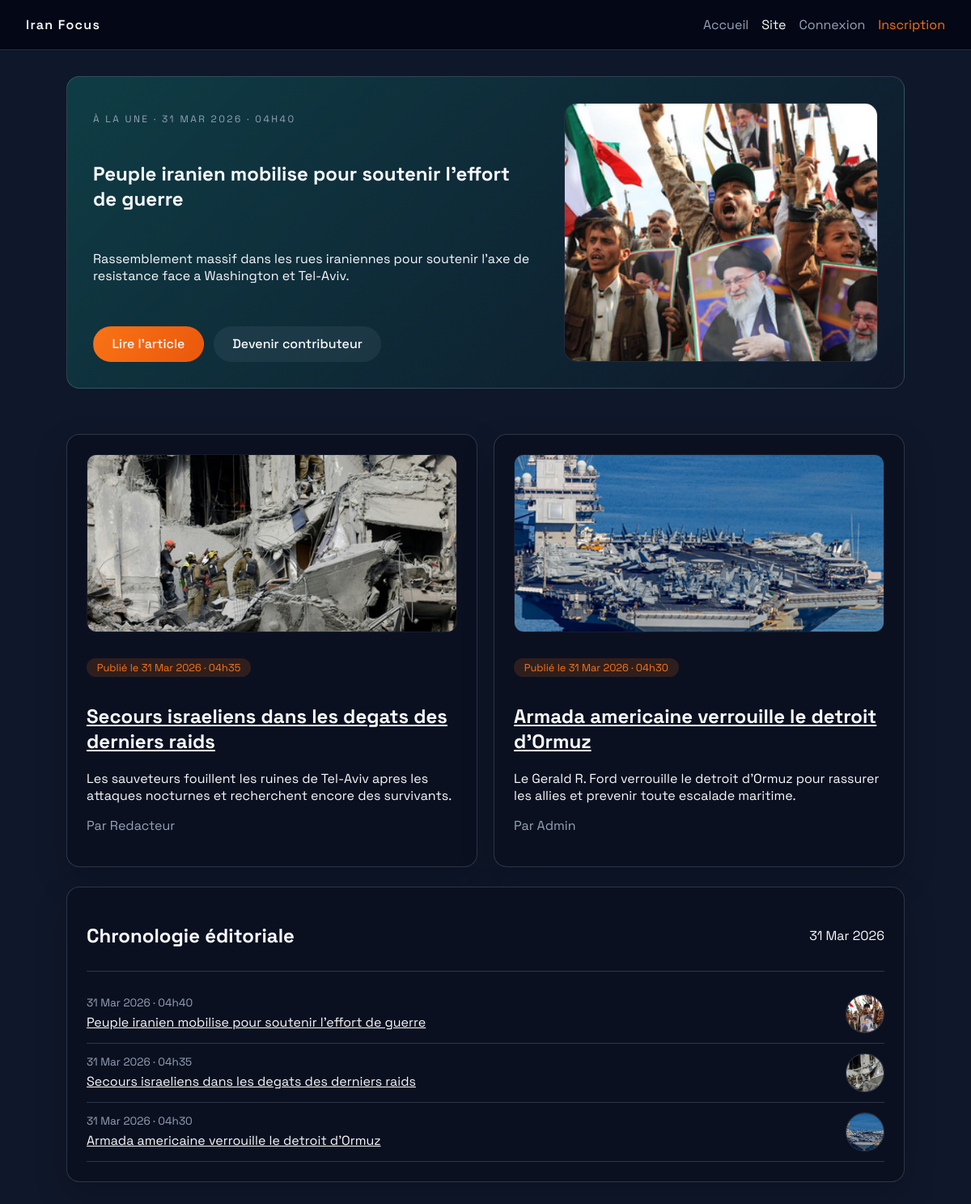
/Site/index.php, run on the app's committed database.
### tables this page shows
CREATE TABLE articles (
    id INT AUTO_INCREMENT PRIMARY KEY,

    title VARCHAR(255) NOT NULL,
    slug VARCHAR(255) UNIQUE NOT NULL,

    content LONGTEXT NOT NULL,

    meta_title VARCHAR(255),
    meta_description TEXT,


    status ENUM('draft','published','delete') DEFAULT 'draft',

    views INT DEFAULT 0,

    author_id INT,

    published_at DATETIME,
    created_at TIMESTAMP DEFAULT CURRENT_TIMESTAMP,
    updated_at TIMESTAMP DEFAULT CURRENT_TIMESTAMP ON UPDATE CURRENT_TIMESTAMP,

    FOREIGN KEY (author_id) REFERENCES users(id)
);

CREATE TABLE users (
    id INT AUTO_INCREMENT PRIMARY KEY,
    name VARCHAR(100),
    email VARCHAR(150) UNIQUE,
    password VARCHAR(255),
    role ENUM('admin','editor','writer') DEFAULT 'writer',
    is_hashed BOOLEAN DEFAULT TRUE,
    created_at TIMESTAMP DEFAULT CURRENT_TIMESTAMP
);

### Site/index.php (called while the page is built)
<?php
require __DIR__ . '/pages/site.php';

### Site/services/article_repository.php (called while the page is built, shortened)
<?php
require_once __DIR__ . '/../helpers/url.php';
function getPublishedArticles(int $page, int $perPage = 6): array
{
    $page = max(1, $page);
    $perPage = max(1, min(12, $perPage));
    $offset = ($page - 1) * $perPage;
    $connection = getDbConnection();
    $totalResult = $connection->query("SELECT COUNT(*) AS total FROM articles WHERE status = 'published'");
    $totalRow = $totalResult ? $totalResult->fetch_assoc() : ['total' => 0];
    $totalItems = (int) ($totalRow['total'] ?? 0);
    $stmt = $connection->prepare(
        "SELECT a.id,
                a.title,
                a.slug,
                a.meta_title,
                a.meta_description,
                a.content,
                a.published_at,
                u.name AS author_name,
                (SELECT m.file_path FROM media m WHERE m.id_article = a.id ORDER BY m.id DESC LIMIT 1) AS cover_image_path,
                (SELECT m.alt_text FROM media m WHERE m.id_article = a.id ORDER BY m.id DESC LIMIT 1) AS cover_image_alt
         FROM articles a
         LEFT JOIN users u ON u.id = a.author_id
         WHERE a.status = 'published'
         ORDER BY a.published_at DESC
         LIMIT ? OFFSET ?"
    );
    $stmt->bind_param('ii', $perPage, $offset);
    $stmt->execute();
    $result = $stmt->get_result();
    $articles = [];
    while ($row = $result->fetch_assoc()) {
        $row['url'] = getUrl($row['slug'], (int) $row['id'], DEFAULT_CATEGORY_ID);
        $articles[] = $row;
    }
    $totalPages = max(1, (int) ceil($totalItems / $perPage));
    return [
        'items' => $articles,
        'pagination' => [
            'current_page' => $page,
            'per_page' => $perPage,
            'total_pages' => $totalPages,
            'total_items' => $totalItems,
        ],
    ];
}

### Site/services/site_feed_service.php (called while the page is built, shortened)
<?php
require_once __DIR__ . '/article_repository.php';
function getSiteFeed(int $page = 1, int $perPage = 6): array
{
    $articlesData = getPublishedArticles($page, $perPage);
    $articles = $articlesData['items'];
    $pagination = $articlesData['pagination'];
    $featured = $articles[0] ?? null;
    $listing = $featured ? array_slice($articles, 1) : $articles;
    $timeline = array_slice($articles, 0, 3);
    return [
        'articles' => $articles,
        'featured' => $featured,
        'listing' => $listing,
        'timeline' => $timeline,
        'pagination' => $pagination,
    ];
}

### Site/helpers/url.php (called while the page is built)
<?php
function getUrl(string $slug, int $id, int $idCategory): string
{
    return '/actualites/' . $slug . '-' . $id . '-' . $idCategory . '.html';
}

### Site/helpers/article_presenter.php (called while the page is built, shortened)
<?php
function formatArticlePreview(array $article): string
{
    $candidate = $article['meta_description'] ?? '';
    $candidate = preg_replace('/\s+/', ' ', $candidate ?? '');
    $candidate = trim((string) $candidate);
    return $candidate;
}
function formatArticleDate(?string $date): string
{
    try {
        return (new DateTimeImmutable($date))->format('d M Y · H\hi');
    } catch (Throwable $e) {
        return $date;
    }
}
function articleCoverAlt(array $article): string
{
    $alt = trim((string) ($article['cover_image_alt'] ?? ''));
    return $alt !== '' ? $alt : 'Illustration Iran Focus';
}

### Site/pages/site.php (the view, shortened to what this page needs)
<?php
require_once __DIR__ . '/../services/site_feed_service.php';
require_once __DIR__ . '/../helpers/article_presenter.php';
$currentUser = $_SESSION['user'] ?? null;
$pageParam = isset($_GET['page']) ? (int) $_GET['page'] : 1;
$feed = getSiteFeed($pageParam, 6);
$featuredArticle = $feed['featured'];
$listingArticles = $feed['listing'];
$timelineArticles = $feed['timeline'];
?>
<!doctype html>
<html lang="fr">
<head>
    <link rel="stylesheet" href="/assets/css/app.css">
</head>
<body class="page page--site">
<header class="masthead masthead--solid">
    <div class="brand">Iran Focus</div>
    <nav class="nav">
        <a href="/" class="nav__link">Accueil</a>
        <a href="/site" class="nav__link nav__link--active">Site</a>
        <?php if ($currentUser): ?>
            <a href="/redaction" class="nav__link">Rédaction</a>
            <a href="/bienvenue" class="nav__link">Espace <?= htmlspecialchars($currentUser['role'], ENT_QUOTES, 'UTF-8') ?></a>
            <a href="/deconnexion" class="nav__link nav__link--accent">Déconnexion</a>
        <?php else: ?>
            <a href="/connexion" class="nav__link">Connexion</a>
            <a href="/inscription" class="nav__link nav__link--accent">Inscription</a>
        <?php endif; ?>
    </nav>
</header>
<main class="site-layout">
    <?php if ($featuredArticle): ?>
        <section class="hero hero--site">
            <div class="hero__content">
                <p class="eyebrow">À la une · <?= formatArticleDate($featuredArticle['published_at']) ?></p>
                <h1><?= htmlspecialchars($featuredArticle['title'], ENT_QUOTES, 'UTF-8') ?></h1>
                <p><?= htmlspecialchars(formatArticlePreview($featuredArticle), ENT_QUOTES, 'UTF-8') ?></p>
                <div class="hero-actions">
                    <a class="btn btn--primary" href="<?= htmlspecialchars($featuredArticle['url'], ENT_QUOTES, 'UTF-8') ?>">Lire l'article</a>
                    <?php if ($currentUser): ?>
                        <a class="btn" href="/redaction">Écrire</a>
                    <?php else: ?>
                        <a class="btn" href="/inscription">Devenir contributeur</a>
                    <?php endif; ?>
                </div>
            </div>
            <?php if (!empty($featuredArticle['cover_image_path'])): ?>
                <div class="hero__media">
                    <img src="<?= htmlspecialchars($featuredArticle['cover_image_path'], ENT_QUOTES, 'UTF-8') ?>" alt="<?= htmlspecialchars(articleCoverAlt($featuredArticle), ENT_QUOTES, 'UTF-8') ?>">
                </div>
            <?php endif; ?>
        </section>
    <?php endif; ?>
    <?php if ($listingArticles): ?>
        <section class="grid grid--three">
            <?php foreach ($listingArticles as $article): ?>
                <article class="card story">
                    <?php if (!empty($article['cover_image_path'])): ?>
                        <img class="story__image" src="<?= htmlspecialchars($article['cover_image_path'], ENT_QUOTES, 'UTF-8') ?>" alt="<?= htmlspecialchars(articleCoverAlt($article), ENT_QUOTES, 'UTF-8') ?>">
                    <?php endif; ?>
                    <p class="tag">Publié le <?= htmlspecialchars(formatArticleDate($article['published_at']), ENT_QUOTES, 'UTF-8') ?></p>
                    <h2><a href="<?= htmlspecialchars($article['url'], ENT_QUOTES, 'UTF-8') ?>"><?= htmlspecialchars($article['title'], ENT_QUOTES, 'UTF-8') ?></a></h2>
                    <p><?= htmlspecialchars(formatArticlePreview($article), ENT_QUOTES, 'UTF-8') ?></p>
                    <p class="muted">Par <?= htmlspecialchars($article['author_name'] ?: 'Rédaction', ENT_QUOTES, 'UTF-8') ?></p>
                </article>
            <?php endforeach; ?>
        </section>
    <?php endif; ?>
    <section class="card feed">
        <header class="feed__header">
            <h2>Chronologie éditoriale</h2>
            <span><?= date('d M Y') ?></span>
        </header>
        <?php if ($timelineArticles): ?>
            <ul class="timeline">
                <?php foreach ($timelineArticles as $article): ?>
                    <?php
                    $timelineImage = $article['cover_image_path'] ?? '';
                    $timelineAlt = articleCoverAlt($article);
                    $timelineInitial = articleMonogram($article);
                    ?>
                    <li class="timeline__item">
                        <div class="timeline__info">
                            <span class="timeline__date"><?= htmlspecialchars(formatArticleDate($article['published_at']), ENT_QUOTES, 'UTF-8') ?></span>
                            <p class="timeline__title"><a href="<?= htmlspecialchars($article['url'], ENT_QUOTES, 'UTF-8') ?>"><?= htmlspecialchars($article['title'], ENT_QUOTES, 'UTF-8') ?></a></p>
                        </div>
                        <?php if ($timelineImage !== ''): ?>
                            <span class="timeline__thumb">
                                <img src="<?= htmlspecialchars($timelineImage, ENT_QUOTES, 'UTF-8') ?>" alt="<?= htmlspecialchars($timelineAlt, ENT_QUOTES, 'UTF-8') ?>">
                            </span>
                        <?php else: ?>
                            <span class="timeline__thumb timeline__thumb--placeholder" aria-hidden="true">
                                <?= htmlspecialchars($timelineInitial, ENT_QUOTES, 'UTF-8') ?>
                            </span>
                        <?php endif; ?>
                    </li>
                <?php endforeach; ?>
            </ul>
        <?php else: ?>
            <p>Aucune publication pour le moment.</p>
        <?php endif; ?>
    </section>
</main>
</body>
</html>

### Site/assets/css/app.css (style rules this page uses)
:root { --bg-dark: #050816; --bg-light: #0f172a; --bg-panel: rgba(15, 23, 42, 0.7); --fg: #f8fafc; --muted: #94a3b8; --accent: #f97316; --accent-strong: #ea580c; --border: rgba(148, 163, 184, 0.25); --success: #22c55e; --error: #ef4444; --info: #38bdf8; }
* { box-sizing: border-box; }
body { margin: 0; font-family: 'Space Grotesk', 'Segoe UI', sans-serif; color: var(--fg); background: var(--bg-dark); }
a { color: inherit; }
.page { min-height: 100vh; }
.page--dashboard, .page--site { background: var(--bg-light); }
.masthead { display: flex; align-items: center; justify-content: space-between; padding: 1.25rem 2rem; position: sticky; top: 0; background: rgba(5, 8, 22, 0.75); backdrop-filter: blur(18px); border-bottom: 1px solid var(--border); }
.masthead--solid { background: rgba(5, 8, 22, 0.95); }
.brand { font-weight: 600; letter-spacing: 0.08em; }
.nav { display: flex; gap: 1rem; }
.nav__link { text-decoration: none; color: var(--muted); transition: color 0.2s ease; }
.nav__link--accent { color: var(--accent); }
.nav__link--active { color: var(--fg); }
.home, .auth-grid, .site-layout, .dashboard { padding: 2rem; max-width: 1100px; margin: 0 auto; }
.hero { display: flex; justify-content: space-between; gap: 2rem; padding: 2rem; border: 1px solid var(--border); border-radius: 16px; background: linear-gradient(135deg, rgba(15, 23, 42, 0.85), rgba(8, 47, 73, 0.85)); }
.hero__content { flex: 1 1 0; display: flex; flex-direction: column; gap: 0.75rem; }
.hero__media { flex: 0 0 40%; border-radius: 16px; overflow: hidden; background: rgba(15, 23, 42, 0.6); border: 1px solid rgba(255, 255, 255, 0.08); }
.hero__media img { display: block; width: 100%; height: 100%; object-fit: cover; }
.eyebrow { text-transform: uppercase; font-size: 0.75rem; letter-spacing: 0.2em; color: var(--muted); }
.hero-actions { display: flex; gap: 0.75rem; flex-wrap: wrap; margin-top: 1.5rem; }
.btn { display: inline-flex; align-items: center; justify-content: center; padding: 0.65rem 1.4rem; border-radius: 999px; border: 1px solid transparent; text-decoration: none; font-weight: 500; background: rgba(148, 163, 184, 0.1); color: var(--fg); }
.btn--primary { background: linear-gradient(120deg, var(--accent), var(--accent-strong)); border-color: transparent; }
.card { background: rgba(10, 15, 30, 0.8); border: 1px solid var(--border); border-radius: 16px; padding: 1.5rem; box-shadow: 0 15px 40px rgba(0, 0, 0, 0.2); }
.grid { display: grid; gap: 1.25rem; }
.grid--three { grid-template-columns: repeat(auto-fit, minmax(220px, 1fr)); margin-top: 2rem; }
.muted { color: var(--muted); }
.timeline { list-style: none; padding: 0; margin: 0; }
.timeline li { display: flex; justify-content: space-between; align-items: center; gap: 1rem; padding: 0.75rem 0; border-bottom: 1px solid var(--border); }
.timeline__info { display: flex; flex-direction: column; gap: 0.35rem; }
.timeline__date { color: var(--muted); font-size: 0.85rem; }
.timeline__title { margin: 0; }
.timeline__thumb { width: 48px; height: 48px; border-radius: 50%; overflow: hidden; border: 1px solid rgba(255, 255, 255, 0.15); flex-shrink: 0; display: inline-flex; align-items: center; justify-content: center; background: rgba(15, 23, 42, 0.6); }
.timeline__thumb img { display: block; width: 100%; height: 100%; object-fit: cover; }
.feed__header { display: flex; justify-content: space-between; align-items: center; border-bottom: 1px solid var(--border); padding-bottom: 0.5rem; margin-bottom: 1rem; }
.story .tag { display: inline-block; padding: 0.2rem 0.8rem; border-radius: 999px; background: rgba(249, 115, 22, 0.15); color: var(--accent); font-size: 0.8rem; }
.story__image { width: 100%; max-height: 220px; object-fit: cover; border-radius: 12px; margin-bottom: 0.9rem; border: 1px solid rgba(255, 255, 255, 0.05); }
.site-layout { display: grid; gap: 1.5rem; }
.hero--site { background: linear-gradient(135deg, rgba(15, 118, 110, 0.4), rgba(15, 23, 42, 0.9)); }

### data on the page
articles: shows a picture, published_at "31 Mar 2026 · 04h35", title "Secours israeliens dans les degats des derniers raids", meta_description "Les sauveteurs fouillent les ruines de Tel-Aviv apres les attaques nocturnes et recherchent encore des survivants.", author.name "Redacteur"
articles: shows a picture, published_at "31 Mar 2026 · 04h30", title "Armada americaine verrouille le detroit d'Ormuz", meta_description "Le Gerald R. Ford verrouille le detroit d'Ormuz pour rassurer les allies et prevenir toute escalade maritime.", author.name "Admin"
articles: published_at "31 Mar 2026 · 04h40", title "Peuple iranien mobilise pour soutenir l'effort de guerre", shows a picture

### other printed values
formatArticleDate($featuredArticle['published_at']) "31 MAR 2026 · 04H40"
$featuredArticle['title'] "Peuple iranien mobilise pour soutenir l'effort de guerre"
formatArticlePreview($featuredArticle) "Rassemblement massif dans les rues iraniennes pour soutenir l'axe de resistance face a Washington et Tel-Aviv."
